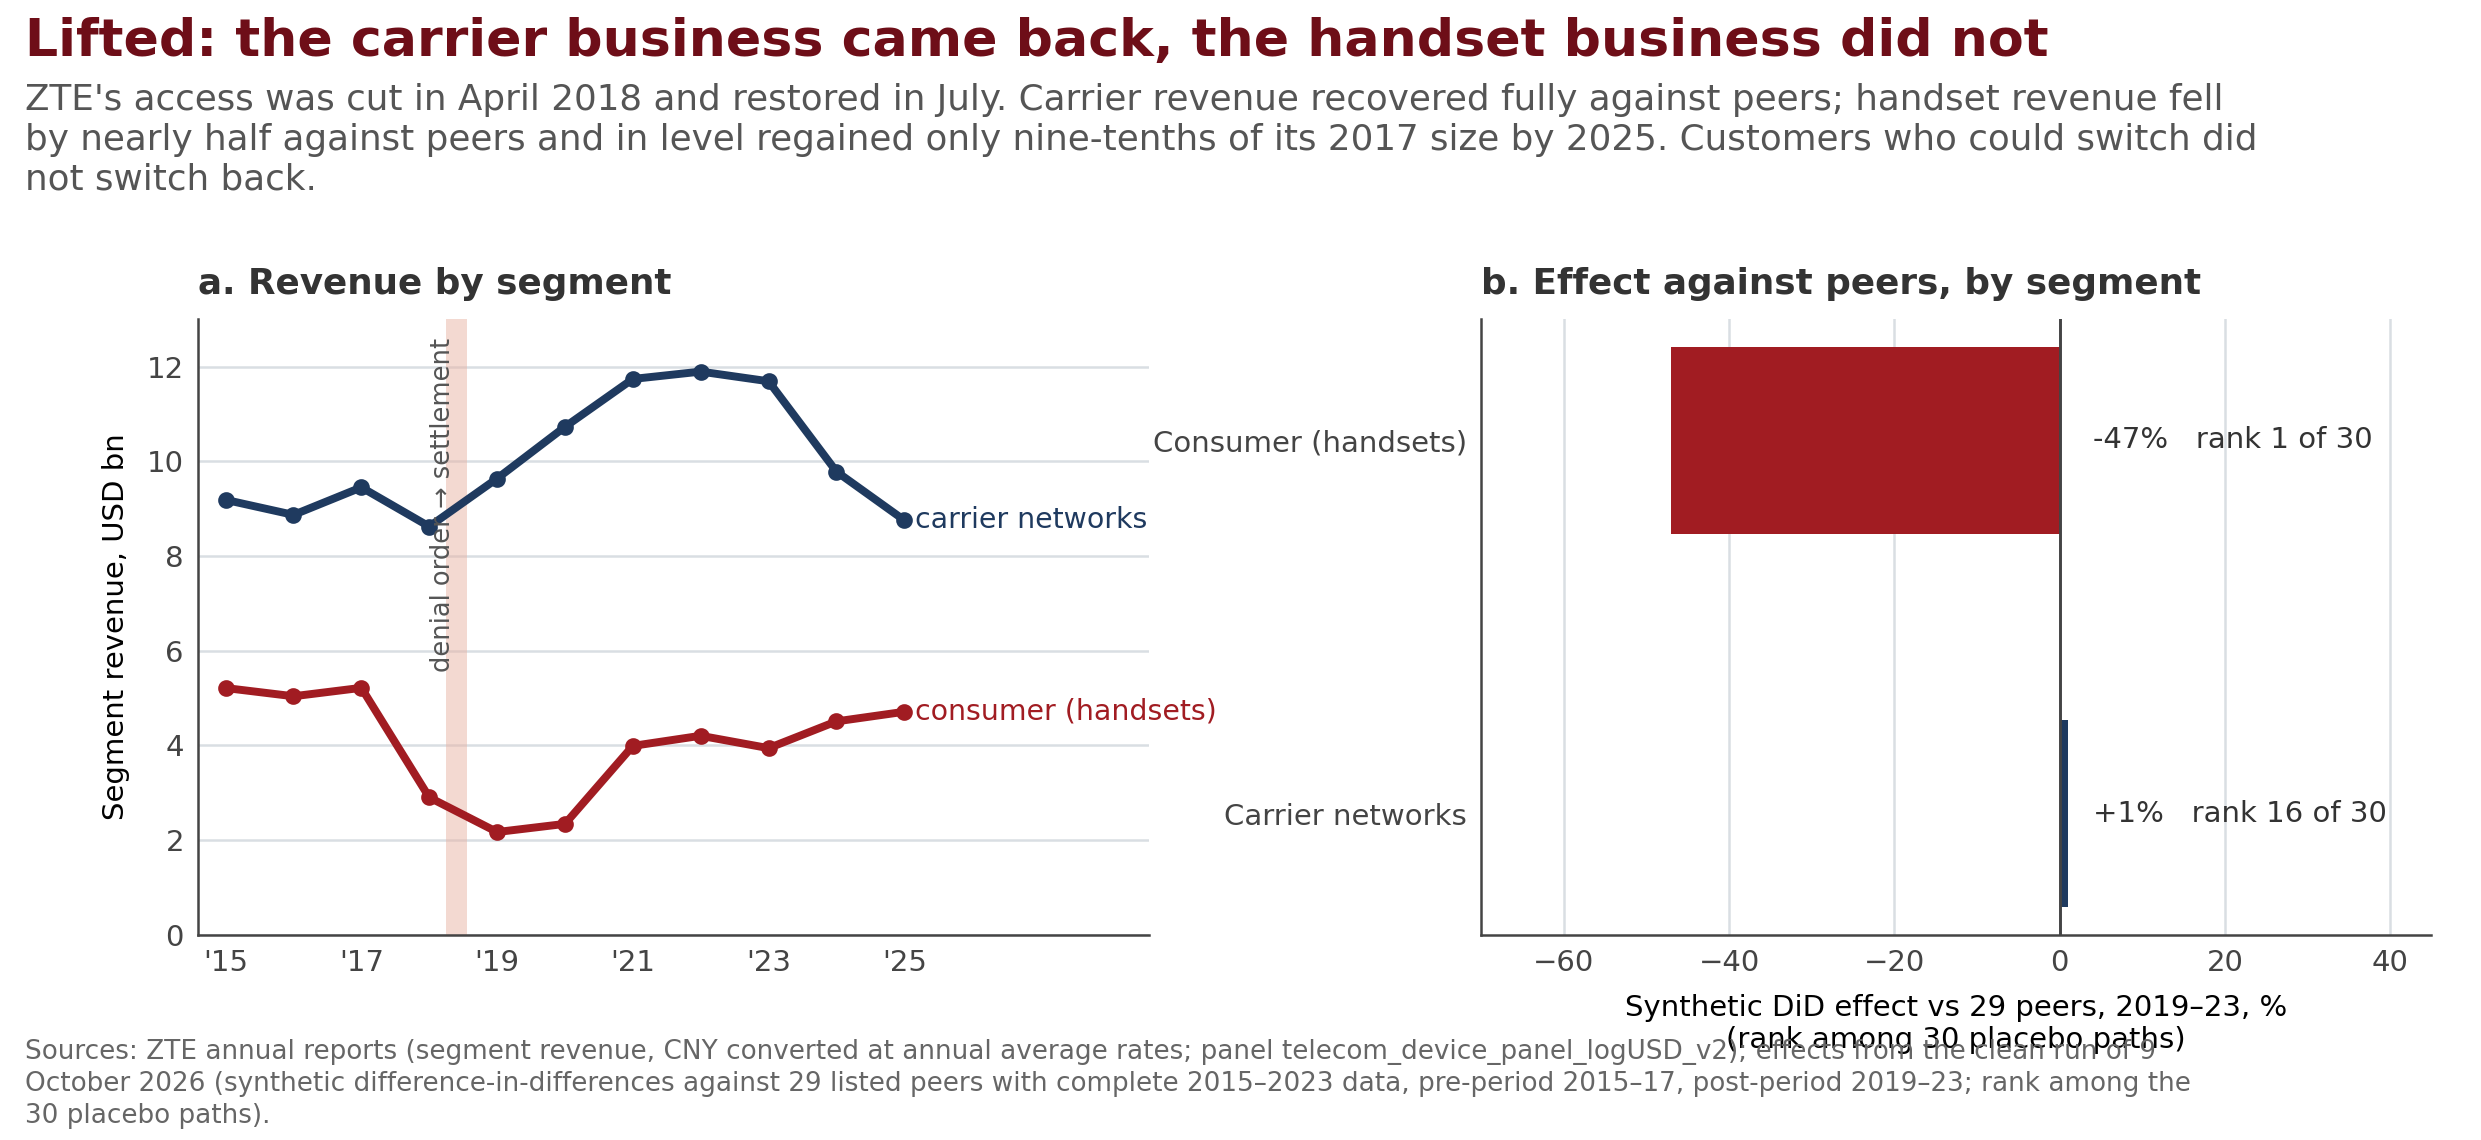

Write the Python code that produced this figure.
"""Appendix Fig A6 — lifted: ZTE's consumer and carrier segments after the 2018 denial order and settlement."""
import housestyle as H, matplotlib.pyplot as plt, pandas as pd, numpy as np, os
H.setup(); D = os.path.join(os.path.dirname(os.path.abspath(__file__)), 'data'); d = pd.read_csv(f'{D}/telecom_device_panel_logUSD_v2.csv', index_col=0); yrs = [int(c) for c in d.columns]
cons = np.exp(d.loc['TR:ZTE_consumer'].values) / 1000; carr = np.exp(d.loc['TR:ZTE_carrier'].values) / 1000   # USD bn
fig, ax = plt.subplots(1, 2, figsize=(8.27, 3.8)); fig.subplots_adjust(top=0.72, bottom=0.18, left=0.08, right=0.98, wspace=0.35)
a = ax[0]; H.ax_clean(a); a.plot(yrs, carr, color=H.C['navy'], lw=1.9, marker='o', ms=3); a.plot(yrs, cons, color=H.C['red'], lw=1.9, marker='o', ms=3)
a.axvspan(2018.25, 2018.55, color=H.C['pink'], alpha=0.5, lw=0); a.text(2018.4, 0.97, 'denial order → settlement', transform=a.get_xaxis_transform(), fontsize=6.2, color=H.C['sub'], rotation=90, va='top', ha='right')
a.text(yrs[-1] + 0.15, carr[-1], 'carrier networks', fontsize=6.8, color=H.C['navy'], va='center'); a.text(yrs[-1] + 0.15, cons[-1], 'consumer (handsets)', fontsize=6.8, color=H.C['red'], va='center')
a.set_xlim(2014.6, 2028.6); a.set_ylabel('Segment revenue, USD bn', fontsize=7); a.set_xticks(range(2015, 2026, 2)); a.set_xticklabels([f"'{str(y)[2:]}" for y in range(2015, 2026, 2)], fontsize=7); a.tick_params(axis='y', labelsize=7); a.set_ylim(0, 13)
a.set_title('a. Revenue by segment', loc='left', fontsize=8.6, weight='bold', color=H.C['ink'])
b = ax[1]; H.ax_clean(b, grid='x'); eff = [('Consumer (handsets)', -47, '1 of 30', H.C['red']), ('Carrier networks', 1, '16 of 30', H.C['navy'])]
for i, (nm, v, rk, c) in enumerate(eff[::-1]): b.barh(i, v, color=c, height=0.5); b.text(4, i, f'{v:+d}%   rank {rk}', va='center', ha='left', fontsize=7, color=H.C['ink'])
b.axvline(0, color='#444', lw=0.7); b.set_yticks([0, 1]); b.set_yticklabels([e[0] for e in eff[::-1]], fontsize=7); b.set_xlim(-70, 45); b.set_xlabel('Synthetic DiD effect vs 29 peers, 2019–23, %\n(rank among 30 placebo paths)', fontsize=7); b.tick_params(axis='x', labelsize=7)
b.set_title('b. Effect against peers, by segment', loc='left', fontsize=8.6, weight='bold', color=H.C['ink'])
H.headline(fig, 'Lifted: the carrier business came back, the handset business did not', "ZTE's access was cut in April 2018 and restored in July. Carrier revenue recovered fully against peers; handset revenue fell by nearly half against peers and in level regained only nine-tenths of its 2017 size by 2025. Customers who could switch did not switch back.")
H.source(fig, 'Sources: ZTE annual reports (segment revenue, CNY converted at annual average rates; panel telecom_device_panel_logUSD_v2); effects from the clean run of 9 October 2026 (synthetic difference-in-differences against 29 listed peers with complete 2015–2023 data, pre-period 2015–17, post-period 2019–23; rank among the 30 placebo paths).')
H.save(fig, 'figA6_lifted', pd.DataFrame({'year': yrs, 'consumer_usd_bn': cons, 'carrier_usd_bn': carr}))
print("consumer 2017→2019→2025:", round(cons[2], 2), round(cons[4], 2), round(cons[-1], 2), "· carrier:", round(carr[2], 2), round(carr[4], 2), round(carr[-1], 2))
